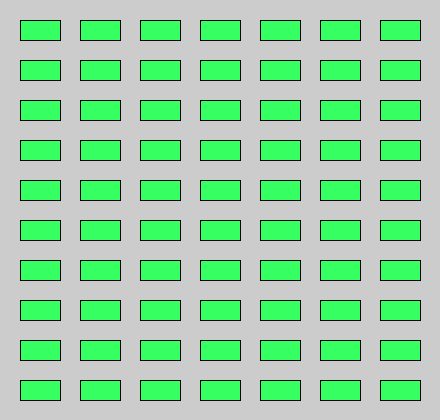
Frame 1 (no input)
Frame 60 (the mouse pressed at the canvas centre just before this capture): identical to frame 1, image omitted
Frame 120 (the mouse held since frame 60 and released just before this capture): identical to frame 1, image omitted

The Processing sketch that drew this single still picture (run headless with seeded random() and noise(); from frame 60 on, the mouse is pressed at the canvas centre):

// Processing sketch: Ejercicio20
// ── Ejercicio20.pde
PVector coordenadasRect;
int ancho, alto, distEntreRect;

public void setup(){
  size (440, 420);
  distEntreRect=20;
  ancho=40;
  alto=20;
  coordenadasRect = new PVector(distEntreRect, distEntreRect);
}

public void draw(){
  fill(#36FF61);
  dibujarRectangulos();
}

public void dibujarRectangulos(){
  for (float x=coordenadasRect.x;x<width;x+=(ancho+distEntreRect)){
    for (float y=coordenadasRect.y;y<height;y+=(alto+distEntreRect)){
      rect(x,y,ancho,alto);
    }
  }
}
